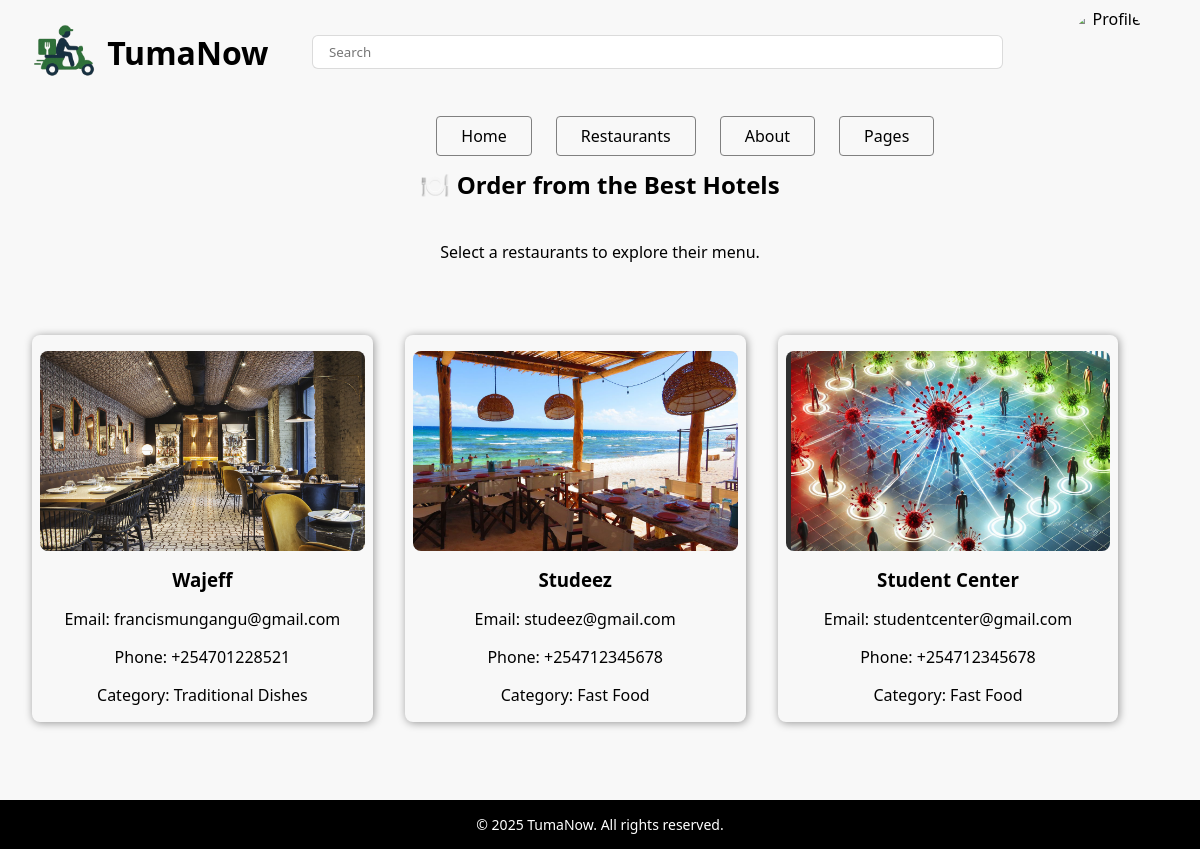
The page /restaurants/ (signed in) on the database its author committed.
### Tumanow_app/models.py (models this page shows, shortened)
class Restaurant(models.Model):
    CATEGORY_CHOICE = [
        ('TD', 'Traditional Dishes'),
        ('FF', 'Fast Food'),
        ('S', 'Snacks'),
        ('HB', 'Hot Beverages'),
        ('CB', 'Cold Beverages')
    ]
    name = models.CharField(max_length=100)
    email = models.EmailField()
    phone_number = PhoneNumberField()
    image = models.ImageField(upload_to='restaurants', default='deliveryicons.jpg')
    description = models.TextField(blank=True, null=True)
    category = models.CharField(max_length=2, choices=CATEGORY_CHOICE)

### Tumanow_app/views.py (the view)
# urls.py: path('restaurants/', views.restaurants, name='restaurants'),
def restaurants(request):
    restaurants = Restaurant.objects.all()
    return render(request, 'restaurants.html', {'restaurants': restaurants})

### Tumanow_app/templates/restaurants.html (shortened to what this page needs)
{% extends 'base.html' %}
{% load static %}
{% block static_inclusions %}
<link rel="stylesheet" href="{% static 'menu.css' %}" />
{% endblock %}
{% block main %}
<main>
    <section class="vendors-container">
        <h2>🍽️ Order from the Best Hotels</h2>
        <p>Select a restaurants to explore their menu.</p>
        <div class="vendors-grid">
            {% for restaurant in restaurants %}
             <a href="{% url 'restaurant' id=restaurant.id %}" class="vendor-card">
                <img src="{{ restaurant.image.url }}" alt="Wajeff">
                <h3>{{ restaurant.name }}</h3>
                <p>Email: {{ restaurant.email }}</p>
                <p>Phone: {{ restaurant.phone_number }}</p>
                <p>Category: {{ restaurant.get_category_display }}</p>
            </a>
            {% endfor %}
        </div>
    </section>
</main>
{% endblock %}

### Tumanow_app/static/styles.css (style rules this page uses)
* { margin: 0; padding: 0; box-sizing: border-box; font-family: system-ui, -apple-system, "Segoe UI", Roboto, "Helvetica Neue", Arial, "Noto Sans", sans-serif, "Apple Color Emoji", "Segoe UI Emoji", "Segoe UI Symbol", "Noto Color Emoji"; }
body { font-family: 'Poppins', sans-serif; margin: 0; padding: 0; text-align: center; background-color: #f8f8f8; }
main { min-height: 74vh; }

### Tumanow_app/static/menu.css (style rules this page uses)
.vendors-container { width: 100%; height: auto; text-align: center; display: flex; flex-direction: column; gap: 5vh; }
.vendors-container > .vendors-grid { width: 100%; padding: 4vh; display: flex; flex-wrap: wrap; gap: 4vh; }
.vendors-container > .vendors-grid > a { width: 30%; height: auto; text-decoration: none; color: black; border-radius: 1vh; overflow: hidden; box-shadow: 1px 1px 8px rgba(0, 0, 0, 0.4); transition: 0.3s; display: flex; flex-direction: column; align-items: center; gap: 2vh; padding: 2vh 1vh; }
.vendors-container > .vendors-grid > a > img { width: 100%; height: 25vh; object-fit: cover; border-radius: inherit; }

### rows shown on the page
Restaurant: image (picture), name "Wajeff", email "francismungangu@gmail.com", phone_number "+254701228521", category "Traditional Dishes"
Restaurant: image (picture), name "Studeez", email "studeez@gmail.com", phone_number "+254712345678", category "Fast Food"
Restaurant: image (picture), name "Student Center", email "studentcenter@gmail.com", phone_number "+254712345678", category "Fast Food"
